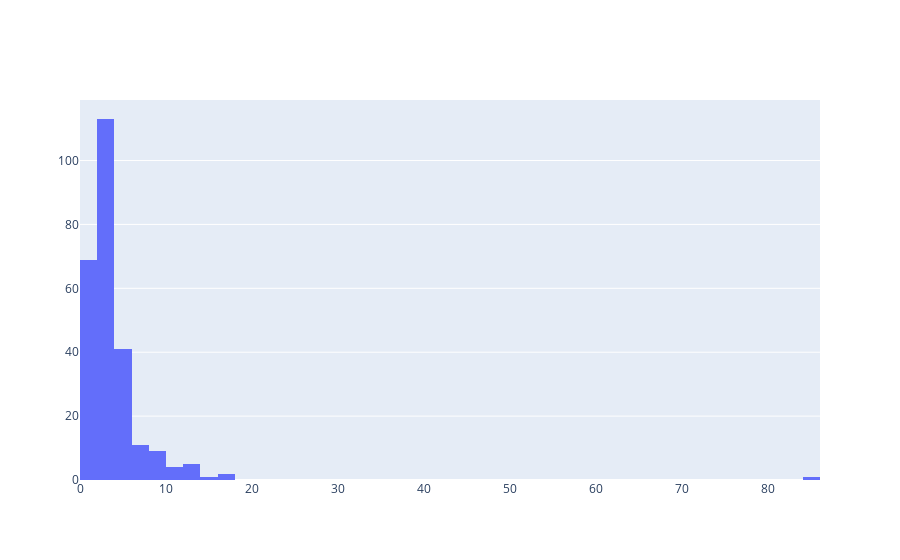

The notebook cell saved with this chart:
### Code cell
fig = go.Figure()

fig.add_trace(go.Histogram(x=ndet_df["mean_ndet"]))

### Figure 1 — Plotly figure (JSON) as saved in the notebook; plotly's stock layout.template omitted (floating-point values rounded to 4 significant figures; data arrays with more than 128 entries replaced by an {"elided": "..."} marker saying what was removed)
{"data": [{"type": "histogram", "x": {"elided": "256 float values"}}], "layout": {}}
